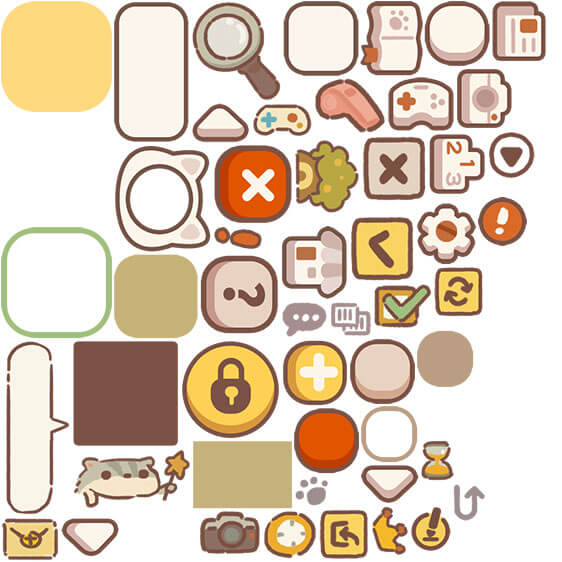
#> input picture art_pack_03/ui_kit_sheet.jpeg, 562 x 562 px
$ python slice_uikit.py
#> lines starting #> are read from the running program, lines starting #| are printed output that depends on the picture; after the words box and inside, x2 and y2 are one past the last pixel; in counts of white or black regions, pixels touching at a corner belong together
#> in main, img is the input picture: PIL image 562x562 RGB; mean R, G, B 222, 204.8, 185.7
#!/usr/bin/env python3
"""Cut the interface kit out of art_pack_03/ui_kit_sheet.jpeg.

Most of the small interface glyphs in this game were drawn by hand in CSS, as
inline SVG data URIs — a close cross, a lock, a rotate arrow, a tick. They are
legible and they are the right colours and they still look like what they are:
geometry, sitting in a game made of drawings. Every one of them has a proper
hand-drawn equivalent sitting unused on this sheet.

The sheet is on white rather than the magenta key the sprite sheets use, so the
cut is a darkness test. Two of the shapes touch their neighbour and come back as
one blob; those name a column to split themselves at.

    python3 tools/slice_uikit.py
"""

from __future__ import annotations

import json
import os

import numpy as np
from PIL import Image
from scipy import ndimage

ROOT = os.path.dirname(os.path.dirname(os.path.abspath(__file__)))
SRC = os.path.join(ROOT, 'art_pack_03', 'ui_kit_sheet.jpeg')
OUT = os.path.join(ROOT, 'assets')
GROUP = 'ui'

# What to keep, by its place in reading order down the sheet, and what to call
# it. `cut` splits a blob that came back joined to the shape beside it.
WANT = {
    9:  [('x', None)],                       # red cross, for every close button
    11: [('back', None)],                    # chevron in a tile
    12: [('gear', 0.54), ('alert', None)],   # cogwheel and an exclamation
    14: [('tick', 0.52), ('redo', None)],    # green check and two turning arrows
    15: [('speech', None)],
    18: [('lock', None)],                    # a padlock struck into a coin
    19: [('wand', None)],                    # somebody small with a star wand
    23: [('turn', None)],                    # an arrow turning into a box
    24: [('crown', None)],
    25: [('clock', None)],
}

MIN_AREA = 400
PAD = 3


def shapes(img: Image.Image):
    """Every glyph on the sheet, in reading order."""
    a = np.asarray(img.convert('RGB')).astype(np.int16)
    ink = ndimage.binary_closing(a.min(axis=-1) < 232, np.ones((3, 3)))
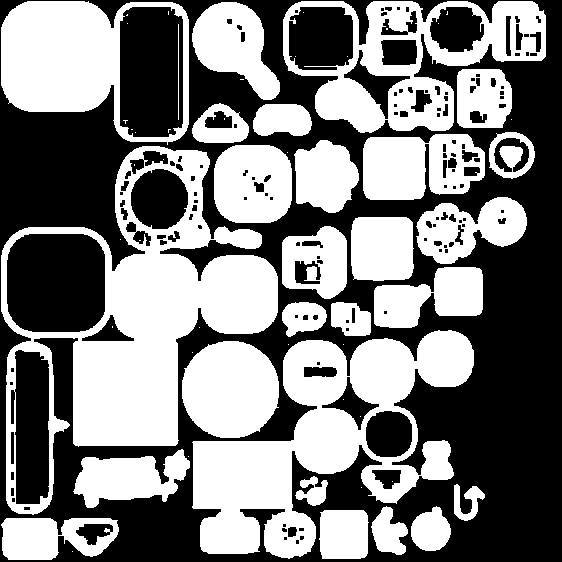
#> ink: shape (562, 562) bool; 49.3% white; 59 white regions (32 under 20 px), largest, box (x1, y1, x2, y2) and area: (1, 146, 278, 515) 34251, (192, 330, 474, 559) 27643, (283, 1, 546, 133) 14220
    lbl, n = ndimage.label(ink)
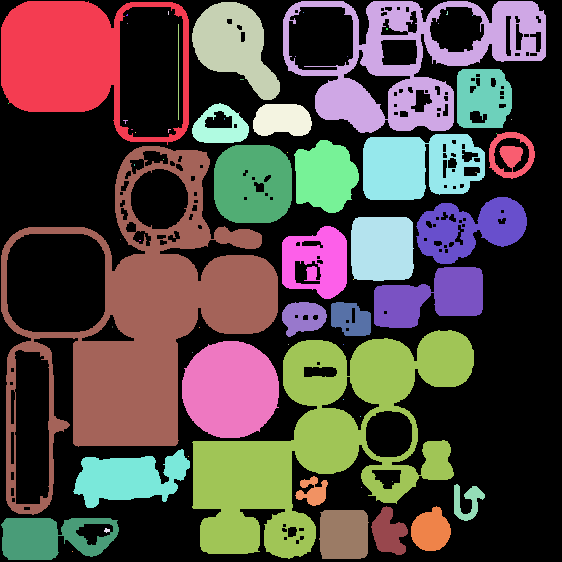
#> lbl: shape (562, 562) int32; 67 distinct labels, from 0 to 66; one colour per label, 0 black
#> n = 66
    areas = ndimage.sum(ink, lbl, range(1, n + 1))
#> areas = 66 values, max 34251 at index 31, min 1 at index 5, mean 2360
    boxes = ndimage.find_objects(lbl)
#> boxes = 66 items
    keep = [(i, boxes[i - 1]) for i in range(1, n + 1) if areas[i - 1] >= MIN_AREA]
#> keep = 26 items
    # band by row, then read across — the rows are loose enough that a plain
    # sort by y interleaves them
    keep.sort(key=lambda t: (t[1][0].start // 28, t[1][1].start))
    return keep, lbl


def cut(img: Image.Image, lbl, label, sl, lo=None, hi=None):
    """One glyph, keyed to itself, optionally sliced out of a joined pair."""
    ys, xs = sl
    x0 = xs.start if lo is None else xs.start + int((xs.stop - xs.start) * lo)
    x1 = xs.stop if hi is None else xs.start + int((xs.stop - xs.start) * hi)
    mask = (lbl == label)[ys.start:ys.stop, x0:x1]
    crop = img.convert('RGBA').crop((x0, ys.start, x1, ys.stop))
    alpha = np.where(mask, 255, 0).astype(np.uint8)
    # trim to what actually survived the split
    ry, rx = np.nonzero(mask)
    if not len(ry):
        return None
    crop.putalpha(Image.fromarray(alpha, mode='L'))
    crop = crop.crop((int(rx.min()), int(ry.min()), int(rx.max()) + 1, int(ry.max()) + 1))
    out = Image.new('RGBA', (crop.width + PAD * 2, crop.height + PAD * 2))
    out.paste(crop, (PAD, PAD))
    return out


def main():
    img = Image.open(SRC)
    found, lbl = shapes(img)
#> found = 26 items
    path = os.path.join(OUT, 'atlas.json')
#> (the run stopped early here; a loop or call above may not have finished)
